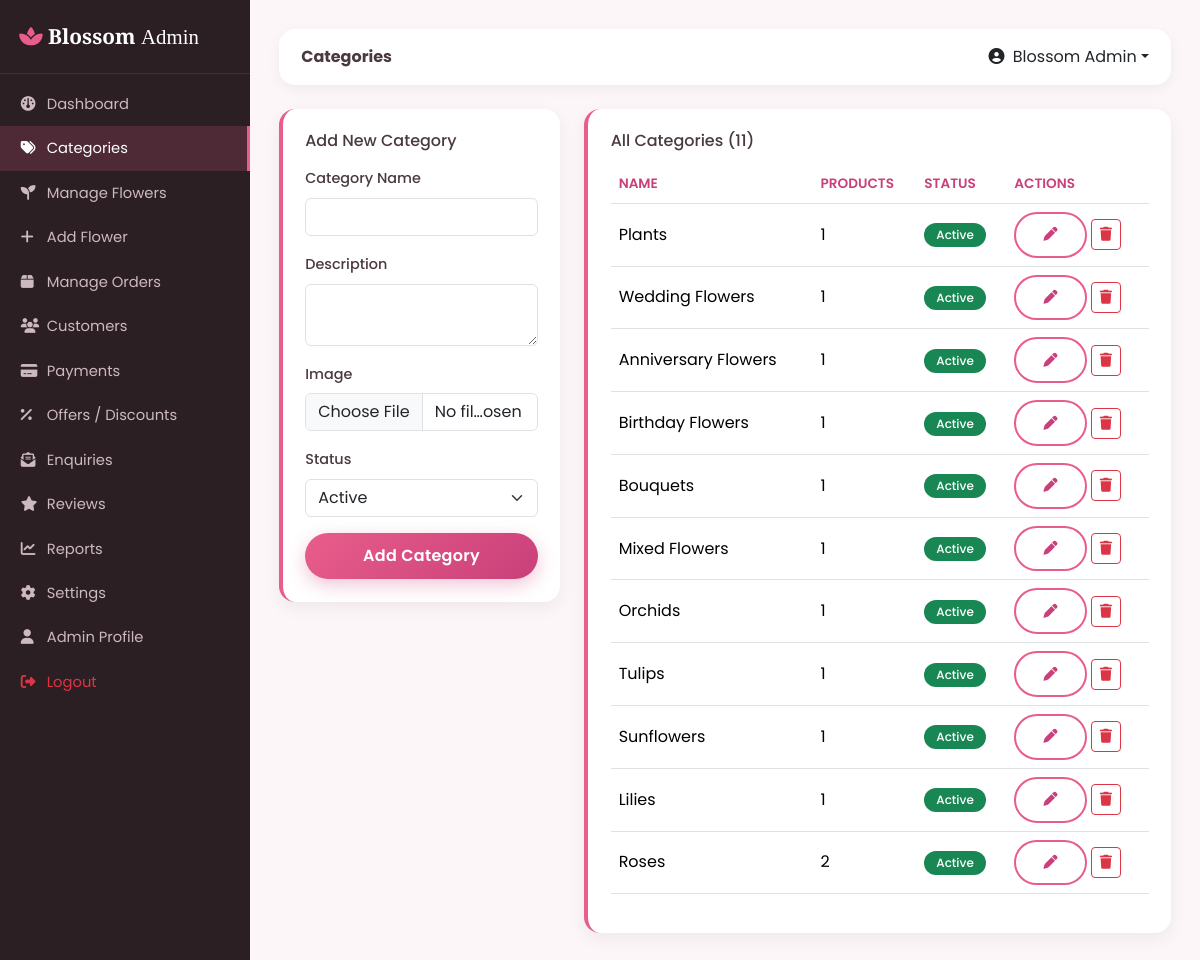
The app's page /admin/categories.php (signed in) with its own data.
### tables this page shows
CREATE TABLE categories (
    id INT AUTO_INCREMENT PRIMARY KEY,
    name VARCHAR(100) NOT NULL,
    slug VARCHAR(120) NOT NULL UNIQUE,
    image VARCHAR(255) DEFAULT NULL,
    description VARCHAR(255) DEFAULT NULL,
    status ENUM('active','inactive') DEFAULT 'active',
    created_at TIMESTAMP DEFAULT CURRENT_TIMESTAMP
);

### includes/functions.php (called while the page is built, shortened)
<?php
function e($str) {
    return htmlspecialchars($str ?? '', ENT_QUOTES, 'UTF-8');
}

### admin/categories.php (the view, shortened to what this page needs)
<?php
require_once __DIR__ . '/../includes/auth.php';
$page_title = 'Categories';
$categories = $pdo->query("SELECT c.*, COUNT(p.id) AS product_count FROM categories c LEFT JOIN products p ON p.category_id=c.id GROUP BY c.id ORDER BY c.id DESC")->fetchAll();
$edit_cat = null;
include __DIR__ . '/../includes/header.php';
include __DIR__ . '/includes/sidebar.php';
?>
<div class="row g-4">
  <div class="col-lg-4">
    <div class="dash-card">
      <h6 class="mb-3"><?php echo $edit_cat ? 'Edit Category' : 'Add New Category'; ?></h6>
      <form method="POST" enctype="multipart/form-data">
        <div class="mb-3"><label class="form-label">Category Name</label><input type="text" name="name" class="form-control" required value="<?php echo e($edit_cat['name'] ?? ''); ?>"></div>
        <div class="mb-3"><label class="form-label">Description</label><textarea name="description" class="form-control" rows="2"><?php echo e($edit_cat['description'] ?? ''); ?></textarea></div>
        <div class="mb-3"><label class="form-label">Image</label><input type="file" name="image" class="form-control" accept="image/*"></div>
        <div class="mb-3">
          <label class="form-label">Status</label>
          <select name="status" class="form-select">
            <option value="active" <?php echo ($edit_cat['status'] ?? '')=='active'?'selected':''; ?>>Active</option>
          </select>
        </div>
        <button type="submit" name="save_category" class="btn btn-bloom w-100"><?php echo $edit_cat ? 'Update Category' : 'Add Category'; ?></button>
      </form>
    </div>
  </div>
  <div class="col-lg-8">
    <div class="dash-card">
      <h6 class="mb-3">All Categories (<?php echo count($categories); ?>)</h6>
      <div class="table-responsive">
        <table class="table table-bfs align-middle">
          <thead><tr><th>Name</th><th>Products</th><th>Status</th><th>Actions</th></tr></thead>
          <tbody>
          <?php foreach ($categories as $c): ?>
            <tr>
              <td><?php echo e($c['name']); ?></td>
              <td><?php echo $c['product_count']; ?></td>
              <td><span class="badge status-badge bg-<?php echo $c['status']=='active'?'success':'secondary'; ?>"><?php echo ucfirst($c['status']); ?></span></td>
              <td>
                <a href="?edit=<?php echo $c['id']; ?>" class="btn btn-sm btn-bloom-outline"><i class="fa-solid fa-pen"></i></a>
                <a href="?delete=<?php echo $c['id']; ?>" class="btn btn-sm btn-outline-danger" onclick="return confirm('Delete this category? Products in it will also be removed.');"><i class="fa-solid fa-trash"></i></a>
              </td>
            </tr>
          <?php endforeach; ?>
          </tbody>
        </table>
      </div>
    </div>
  </div>
</div>
<?php include __DIR__ . '/includes/footer.php'; ?>

### includes/header.php (shortened to what this page needs)
<!DOCTYPE html>
<html lang="en">
<head>
<link href="https://cdn.jsdelivr.net/npm/bootstrap@5.3.3/dist/css/bootstrap.min.css" rel="stylesheet">
<link rel="stylesheet" href="https://cdnjs.cloudflare.com/ajax/libs/font-awesome/6.5.2/css/all.min.css">
<link rel="stylesheet" href="<?php echo BASE_URL; ?>assets/css/style.css">
</head>
<body>

### admin/includes/sidebar.php (shortened to what this page needs)
<?php
$current = basename($_SERVER['PHP_SELF']);
function admin_nav_active($file, $current) { return $file === $current ? 'active' : ''; }
?>
<div class="bfs-sidebar">
  <div class="brand"><i class="fa-solid fa-spa"></i> Blossom <span class="fw-light">Admin</span></div>
  <ul class="nav flex-column py-2">
    <li class="nav-item"><a class="nav-link <?php echo admin_nav_active('dashboard.php',$current); ?>" href="<?php echo BASE_URL; ?>admin/dashboard.php"><i class="fa-solid fa-gauge"></i> Dashboard</a></li>
    <li class="nav-item"><a class="nav-link <?php echo admin_nav_active('categories.php',$current); ?>" href="<?php echo BASE_URL; ?>admin/categories.php"><i class="fa-solid fa-tags"></i> Categories</a></li>
    <li class="nav-item"><a class="nav-link <?php echo admin_nav_active('products.php',$current); ?>" href="<?php echo BASE_URL; ?>admin/products.php"><i class="fa-solid fa-seedling"></i> Manage Flowers</a></li>
    <li class="nav-item"><a class="nav-link <?php echo admin_nav_active('add-product.php',$current); ?>" href="<?php echo BASE_URL; ?>admin/add-product.php"><i class="fa-solid fa-plus"></i> Add Flower</a></li>
    <li class="nav-item"><a class="nav-link <?php echo admin_nav_active('orders.php',$current); ?>" href="<?php echo BASE_URL; ?>admin/orders.php"><i class="fa-solid fa-box"></i> Manage Orders</a></li>
    <li class="nav-item"><a class="nav-link <?php echo admin_nav_active('customers.php',$current); ?>" href="<?php echo BASE_URL; ?>admin/customers.php"><i class="fa-solid fa-users"></i> Customers</a></li>
    <li class="nav-item"><a class="nav-link <?php echo admin_nav_active('payments.php',$current); ?>" href="<?php echo BASE_URL; ?>admin/payments.php"><i class="fa-solid fa-credit-card"></i> Payments</a></li>
    <li class="nav-item"><a class="nav-link <?php echo admin_nav_active('offers.php',$current); ?>" href="<?php echo BASE_URL; ?>admin/offers.php"><i class="fa-solid fa-percent"></i> Offers / Discounts</a></li>
    <li class="nav-item"><a class="nav-link <?php echo admin_nav_active('enquiries.php',$current); ?>" href="<?php echo BASE_URL; ?>admin/enquiries.php"><i class="fa-solid fa-envelope-open-text"></i> Enquiries</a></li>
    <li class="nav-item"><a class="nav-link <?php echo admin_nav_active('reviews.php',$current); ?>" href="<?php echo BASE_URL; ?>admin/reviews.php"><i class="fa-solid fa-star"></i> Reviews</a></li>
    <li class="nav-item"><a class="nav-link <?php echo admin_nav_active('reports.php',$current); ?>" href="<?php echo BASE_URL; ?>admin/reports.php"><i class="fa-solid fa-chart-line"></i> Reports</a></li>
    <li class="nav-item"><a class="nav-link <?php echo admin_nav_active('settings.php',$current); ?>" href="<?php echo BASE_URL; ?>admin/settings.php"><i class="fa-solid fa-gear"></i> Settings</a></li>
    <li class="nav-item"><a class="nav-link <?php echo admin_nav_active('profile.php',$current); ?>" href="<?php echo BASE_URL; ?>admin/profile.php"><i class="fa-solid fa-user"></i> Admin Profile</a></li>
    <li class="nav-item"><a class="nav-link text-danger" href="<?php echo BASE_URL; ?>admin/logout.php"><i class="fa-solid fa-right-from-bracket"></i> Logout</a></li>
  </ul>
</div>
<div class="bfs-main">
  <div class="bfs-topheader">
    <div>
      <strong><?php echo e($page_title ?? 'Dashboard'); ?></strong>
    </div>
    <div class="dropdown">
      <a href="#" class="text-dark dropdown-toggle" data-bs-toggle="dropdown"><i class="fa-solid fa-circle-user me-1"></i> <?php echo e($_SESSION['admin_name'] ?? 'Admin'); ?></a>
    </div>
  </div>

### admin/includes/footer.php (shortened to what this page needs)
  </div>
</body>
</html>

### assets/css/style.css (style rules this page uses)
:root { --bfs-pink: #e85d8a; --bfs-pink-dark: #c9407a; --bfs-pink-light: #ffe4ee; --bfs-pink-pale: #fff5f8; --bfs-gold: #f4c95d; --bfs-green: #4caf7d; --bfs-text: #4a3a40; --bfs-muted: #8a7680; --bfs-radius: 16px; --bfs-radius-sm: 10px; --bfs-shadow: 0 10px 30px rgba(232, 93, 138, 0.12); }
* { box-sizing: border-box; }
body { font-family: 'Poppins', 'Segoe UI', sans-serif; color: var(--bfs-text); background-color: #fffafc; }
a { text-decoration: none; }
.btn-bloom { background: linear-gradient(135deg, var(--bfs-pink), var(--bfs-pink-dark)); border: none; color: #fff; padding: 0.7rem 1.8rem; border-radius: 50px; font-weight: 600; letter-spacing: 0.3px; transition: all 0.25s ease; box-shadow: 0 6px 18px rgba(201, 64, 122, 0.3); }
.btn-bloom-outline { background: transparent; border: 2px solid var(--bfs-pink); color: var(--bfs-pink-dark); padding: 0.65rem 1.7rem; border-radius: 50px; font-weight: 600; transition: all 0.25s ease; }
.dash-card { background: #fff; border-radius: var(--bfs-radius); padding: 1.4rem; box-shadow: 0 6px 18px rgba(0,0,0,0.06); border-left: 4px solid var(--bfs-pink); }
.bfs-sidebar { min-height: 100vh; background: #2c1f24; color: #e9dde1; width: 250px; position: fixed; top: 0; left: 0; bottom: 0; overflow-y: auto; z-index: 1030; }
.bfs-sidebar .brand { padding: 1.3rem 1.2rem; font-family: 'Playfair Display', serif; font-size: 1.3rem; font-weight: 700; color: #fff; border-bottom: 1px solid rgba(255,255,255,0.08); }
.bfs-sidebar .brand i { color: var(--bfs-pink); }
.bfs-sidebar a.nav-link { color: #cdb9c0; padding: 0.7rem 1.3rem; border-radius: 0; font-size: 0.92rem; }
.bfs-sidebar a.nav-link i { width: 22px; }
.bfs-sidebar a.nav-link:hover, .bfs-sidebar a.nav-link.active { background: rgba(232, 93, 138, 0.18); color: #fff; border-right: 3px solid var(--bfs-pink); }
.bfs-main { margin-left: 250px; padding: 1.8rem; min-height: 100vh; background: #fdf6f8; }
.bfs-topheader { background: #fff; border-radius: var(--bfs-radius); padding: 1rem 1.4rem; margin-bottom: 1.5rem; box-shadow: 0 4px 14px rgba(0,0,0,0.05); display: flex; align-items: center; justify-content: space-between; }
.table-bfs thead { background: var(--bfs-pink-pale); }
.table-bfs th { color: var(--bfs-pink-dark); font-weight: 600; font-size: 0.85rem; text-transform: uppercase; }
.status-badge { font-weight: 500; padding: 6px 12px; border-radius: 20px; }
.form-label { font-weight: 500; font-size: 0.9rem; }

### records on screen
categories: name "Plants", product_count "1", status "Active"
categories: name "Wedding Flowers", product_count "1", status "Active"
categories: name "Anniversary Flowers", product_count "1", status "Active"
categories: name "Birthday Flowers", product_count "1", status "Active"
categories: name "Bouquets", product_count "1", status "Active"
categories: name "Mixed Flowers", product_count "1", status "Active"
categories: name "Orchids", product_count "1", status "Active"
categories: name "Tulips", product_count "1", status "Active"
categories: name "Sunflowers", product_count "1", status "Active"
categories: name "Lilies", product_count "1", status "Active"
categories: name "Roses", product_count "2", status "Active"

### other values on screen
$page_title "Categories"
$_SESSION['admin_name'] "Blossom Admin"
count($categories) "11"
